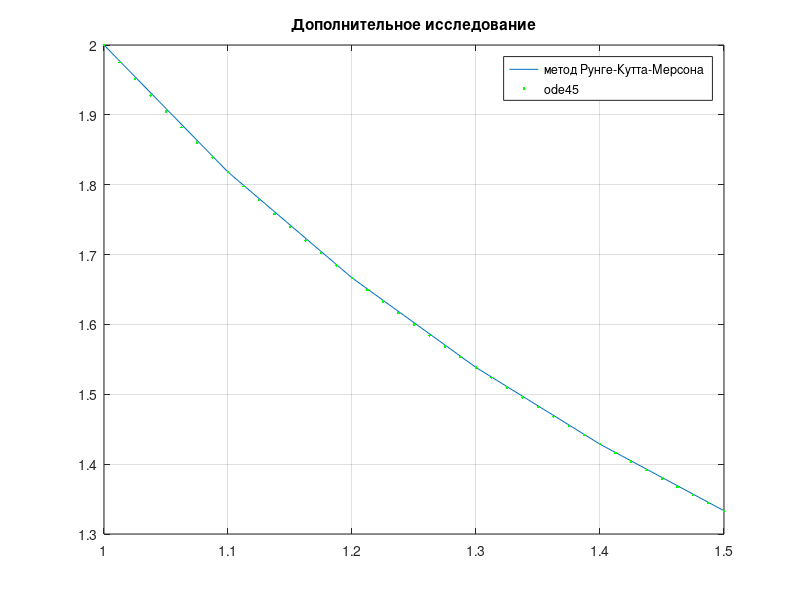

Source code (MATLAB):
xx=1:.1:1.5;
df=xx;
df(1)=2;
h=0.1;
for i=2:length(xx)
    k0=h*(xx(i-1)^2*df(i-1)^2-6)/xx(i-1)^2
    k1=h*((xx(i-1)+h/3)^2*(df(i-1)+k0/3)^2-6)/(xx(i-1)+h/3)^2
    k2=h*((xx(i-1)+h/3)^2*(df(i-1)+k0/6+k1/6)^2-6)/(xx(i-1)+h/3)^2
    k3=h*((xx(i-1)+h/2)^2*(df(i-1)+k0/8+3*k2/8)^2-6)/(xx(i-1)+h/2)^2
    k4=h*((xx(i-1)+h)^2*(df(i-1)+k0/2-3*k2/2+2*k3)^2-6)/(xx(i-1)+h)^2
    df(i)=df(i-1)+1/6*(k0+4*k3+k4);
end
plot(xx,df)
grid on
hold on
tspan=[1 1.5];
y0=2;
[t,y]=ode45(@(t,y)(t^2*y^2-6)/t^2,tspan,y0);
plot(t,y,'g.')
legend('метод Рунге-Кутта-Мерсона','ode45')
title('Дополнительное исследование')
